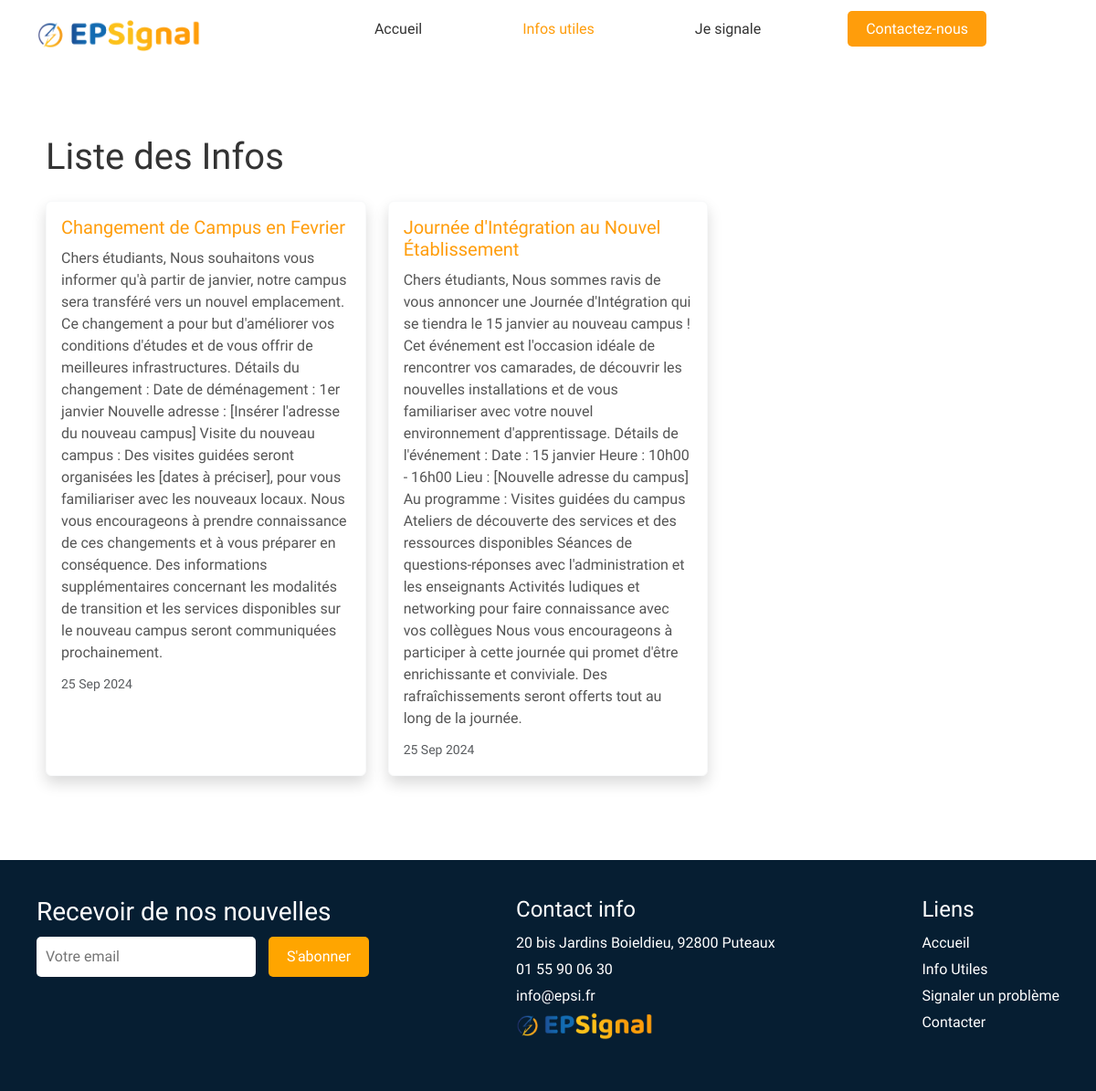
The app's page /infos/, older data.
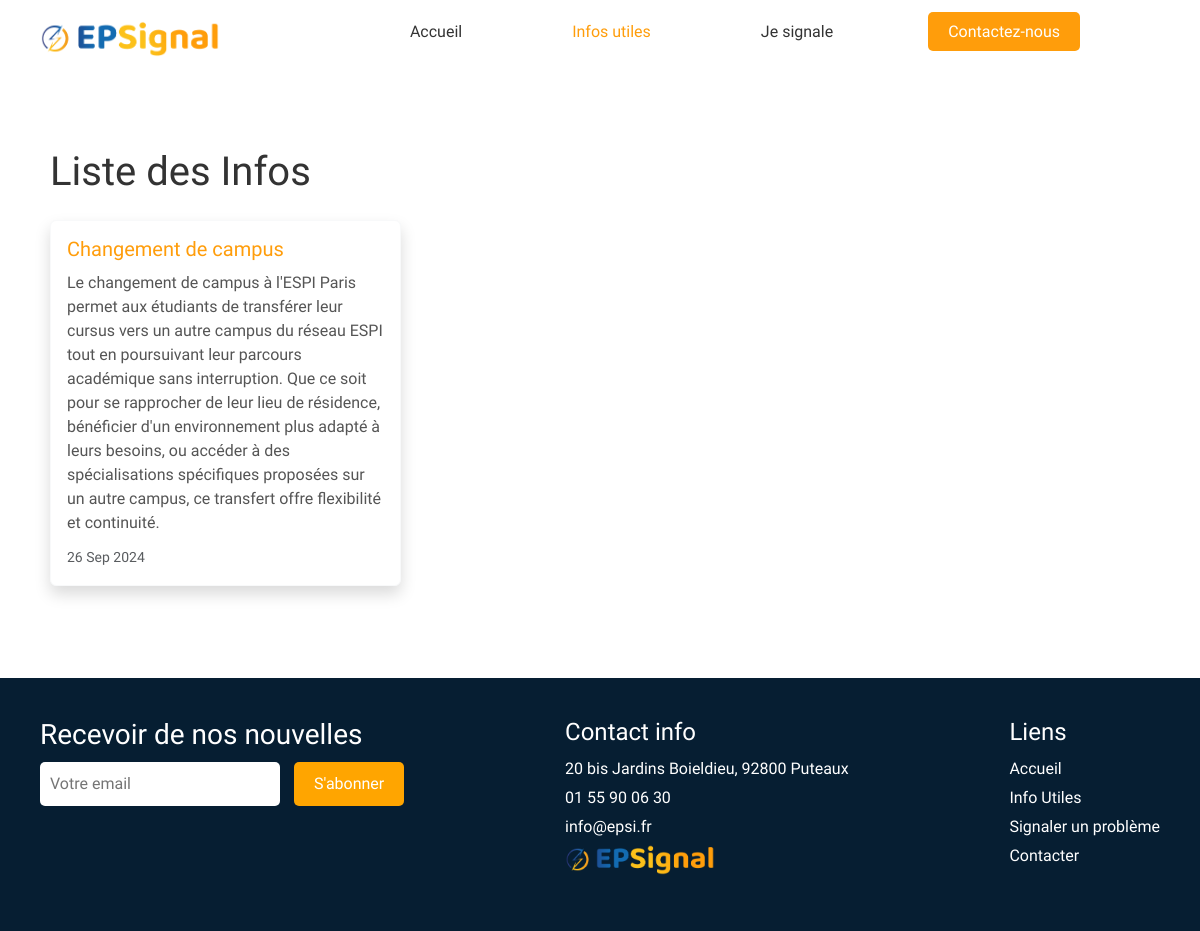
The same page, newer data.
### epsignalapp/models.py (models this page shows, shortened)
class Info(models.Model):
    title = models.CharField(max_length=200)
    content = models.TextField()
    created_at = models.DateTimeField(auto_now_add=True)

### epsignalapp/views.py (the view)
# urls.py: path('infos/', views.info_list, name='info_list'),
def info_list(request):
    infos = Info.objects.all()  # Récupérer toutes les infos
    return render(request, 'info_list.html', {'infos': infos})

### epsignalapp/templates/info_list.html (shortened to what this page needs)
<!DOCTYPE html>
<html lang="fr">
<head>
    <link rel="stylesheet" href="../static/bootstrap/css/bootstrap.min.css">
    <link rel="stylesheet" href="../static/styles.css">
    <link rel="stylesheet" href="../static/infos.css">
</head>
<body>
    <header>
        <div class="logo">
            <img src="../static/epsilogo.png" alt="Epsi Logo" style="max-width: 180px;">
        </div>
        <nav>
            <ul>
                <li><a href="{% url 'index' %}">Accueil</a></li>
                <li><a href="{% url 'info_list' %}" style="color: #ff9d0b;">Infos utiles</a></li>
                <li><a href="{% url 'signaler' %}">Je signale</a></li>
                <li><a href="{% url 'contact' %}" class="btn-primary">Contactez-nous</a></li>
            </ul>
        </nav>
    </header>
    <div class="container my-5">
        <h1 class="mb-4 text-center">Liste des Infos</h1>
        <div class="row">
            {% for info in infos %}
                <div class="col-md-4 mb-4">
                    <div class="card shadow border-light rounded">
                        <div class="card-body">
                            <h5 class="card-title text-highlight">{{ info.title }}</h5>
                            <p class="card-text">{{ info.content }}</p>
                            <small class="text-muted">{{ info.created_at|date:"d M Y" }}</small>
                        </div>
                    </div>
                </div>
            {% empty %}
                <div class="col-12">
                    <div class="alert alert-warning text-center" role="alert">Aucune information disponible.</div>
                </div>
            {% endfor %}
        </div>
    </div>
    <footer>
        <div class="footer-newsletter">
            <h3>Recevoir de nos nouvelles</h3>
            <input type="email" placeholder="Votre email">
            <button>S'abonner</button>
        </div>
        <div class="footer-contact">
            <h4>Contact info</h4>
            <ul>
                <li>20 bis Jardins Boieldieu, 92800 Puteaux</li>
                <li>01 55 90 06 30</li>
                <li>info@epsi.fr</li>
                <li><a href="{% url 'index' %}"><img src="../static/epsilogo.png" style="max-width: 150px"></a></li>
            </ul>
        </div>
        <div class="footer-links">
            <h4>Liens</h4>
            <ul>
                <li><a href="{% url 'index' %}">Accueil</a></li>
                <li><a href="{% url 'info_list' %}">Info Utiles</a></li>
                <li><a href="{% url 'signaler' %}">Signaler un problème</a></li>
                <li><a href="{% url 'contact' %}">Contacter</a></li>
            </ul>
        </div>
    </footer>
</body>
</html>

### epsignalapp/static/styles.css (style rules this page uses)
* { margin: 0; padding: 0; box-sizing: border-box; }
body { font-family: "Baloo 2", cursive; color: #333; padding: 0; box-sizing: border-box; }
h1, h2, h3, a { font-family: "Baloo 2", cursive; }
a { text-decoration: none; color: #333; font-weight: 500; }
ul { list-style: none; padding: 0; }
header { display: flex; justify-content: space-between; padding: 20px 40px; background-color: white; }
header .logo img { max-width: 180px; }
header nav ul { display: flex; justify-content: space-between; width: 100%; text-decoration: none; }
header nav ul li a { color: #333; font-weight: 450; padding: 10px 15px; text-decoration: none; margin-right: 80px; }
header nav ul li:last-child { margin-right: 0px; }
.btn-primary, .btn-secondary { padding: 10px 20px; border-radius: 5px; text-decoration: none; font-size: 1rem; width: 150px; text-align: center; cursor: pointer; }
.btn-primary { background-color: #ff9d0b; color: #fff; }
footer { display: flex; justify-content: space-between; padding: 40px; background-color: #061e32; color: white; }
footer h3, footer h4 { margin-bottom: 10px; }
footer ul { list-style: none; }
footer ul li { margin-bottom: 5px; }
footer ul li a { text-decoration: none; color: white; }
.footer-newsletter input[type="email"] { padding: 10px; margin-right: 10px; border: none; border-radius: 5px; }
.footer-newsletter button { padding: 10px 20px; background-color: orange; color: white; border: none; border-radius: 5px; }

### epsignalapp/static/infos.css (style rules this page uses)
.container { display: flex; flex-wrap: wrap; justify-content: space-between; padding: 20px; }
img { width: 100%; border-radius: 8px; }
footer { display: flex; justify-content: space-between; padding: 40px; background-color: #061e32; color: white; }
footer h3, footer h4 { margin-bottom: 10px; }
footer ul { list-style: none; }
footer ul li { margin-bottom: 5px; }
footer ul li a { text-decoration: none; color: white; }
.footer-newsletter input[type="email"] { padding: 10px; margin-right: 10px; border: none; border-radius: 5px; }
.footer-newsletter button { padding: 10px 20px; background-color: orange; color: white; border: none; border-radius: 5px; }

### epsignalapp/templates/info_list.html (style rules this page uses)
.card { display: flex; flex-direction: column; height: 100%; transition: transform 0.2s; }
.card-title { font-size: 1.25rem; margin-bottom: 10px; color: #333; }
.card-text { flex-grow: 1; margin-bottom: 10px; color: #555; }
.card { transition: transform 0.3s; border: 1px solid #e0e0e0; }
.text-highlight { color: #ff9d0b; }

Row changes from the older to the newer data that the page shows:
removed Info: title "Journée d'Intégration au Nouvel Établissement", content "Chers étudiants, Nous sommes ravis de vous annoncer une Journée d'Intégration qui se tiendra le 15 janvier au nouveau campus ! Cet événement est l'occasion idéale de rencontrer vos camarades, de découvrir les nouvelles installations et de vous familiariser avec votre nouvel environnement d'apprentissage. Détails de l'événement : Date : 15 janvier Heure : 10h00 - 16h00 Lieu : [Nouvelle adresse du campus] Au programme : Visites guidées du campus Ateliers de découverte des services et des ressources disponibles Séances de questions-réponses avec l'administration et les enseignants Activités ludiques et networking pour faire connaissance avec vos collègues Nous vous encourageons à participer à…", created_at "25 Sep 2024"
changed Info: title "Changement de Campus en Fevrier" → "Changement de campus"; content "Chers étudiants, Nous souhaitons vous informer qu'à partir de janvier, notre campus sera transféré vers un nouvel emplacement. Ce changement a pour but d'améliorer vos conditions d'études et de vous offrir de meilleures infrastructures. Détails du changement : Date de déménagement : 1er janvier Nouvelle adresse : [Insérer l'adresse du nouveau campus] Visite du nouveau campus : Des visites guidées seront organisées les [dates à préciser], pour vous familiariser avec les nouveaux locaux. Nous vous encourageons à prendre connaissance de ces changements et à vous préparer en conséquence. Des informations supplémentaires concernant les modalités de transition et les services disponibles sur le…" → "Le changement de campus à l'ESPI Paris permet aux étudiants de transférer leur cursus vers un autre campus du réseau ESPI tout en poursuivant leur parcours académique sans interruption. Que ce soit pour se rapprocher de leur lieu de résidence, bénéficier d'un environnement plus adapté à leurs besoins, ou accéder à des spécialisations spécifiques proposées sur un autre campus, ce transfert offre flexibilité et continuité."; created_at "25 Sep 2024" → "26 Sep 2024"
